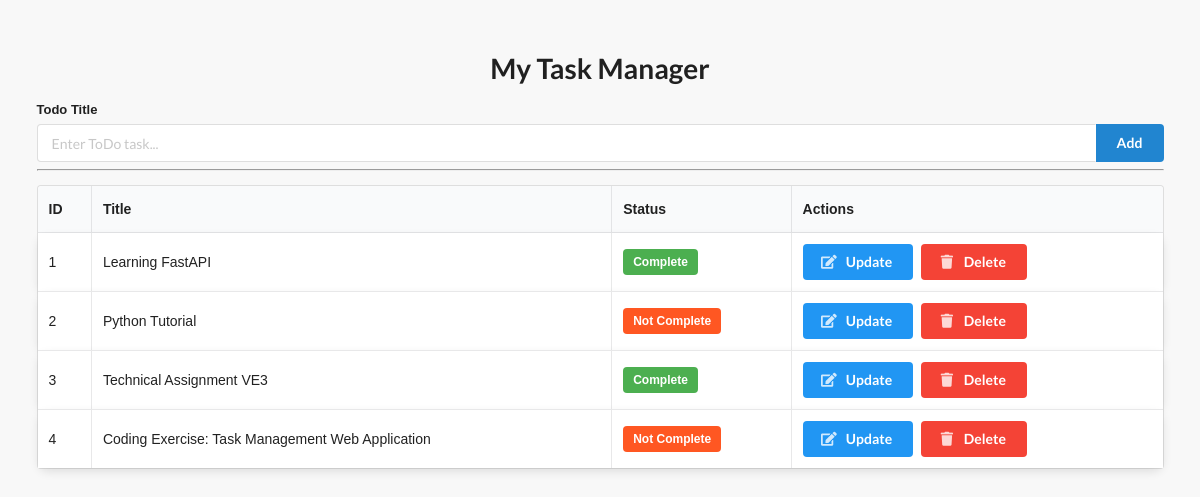
The page / on the database its author committed.
### models.py (models this page shows)
class Todo(Base):
    __tablename__ = "todos"
    id = Column(Integer, primary_key=True)
    title = Column(String(100))
    complete = Column(Boolean, default=False)

### app.py (the view)
@app.get("/")
async def home(req: Request, db: Session = Depends(get_db)):
    todos = db.query(models.Todo).all()
    return templates.TemplateResponse("base.html", { "request": req, "todo_list": todos })

### templates/base.html (shortened to what this page needs)
<!DOCTYPE html>
<html lang="en">
<head>
    <link rel="stylesheet" href="https://cdn.jsdelivr.net/npm/semantic-ui@2.4.2/dist/semantic.min.css">
</head>
<body>
    <div class="ui container">
        <h1 class="ui center aligned header" style="margin-top: 50px;">My Task Manager</h1>
        <form class="ui form" action="/add" method="post">
            <div class="field">
                <label>Todo Title</label>
                <div class="ui action input">
                    <input type="text" name="title" placeholder="Enter ToDo task...">
                    <button class="ui blue button" type="submit">Add</button>
                </div>
            </div>
        </form>
        <hr>
        <table class="ui celled table">
            <thead>
                <tr>
                    <th>ID</th>
                    <th>Title</th>
                    <th>Status</th>
                    <th>Actions</th>
                </tr>
            </thead>
            <tbody>
                {% for todo in todo_list %}
                <tr class="todo-item">
                    <td>{{ todo.id }}</td>
                    <td>{{ todo.title }}</td>
                    <td>
                        {% if todo.complete == False %}
                        <span class="ui label not-complete">Not Complete</span>
                        {% else %}
                        <span class="ui label complete">Complete</span>
                        {% endif %}
                    </td>
                    <td>
                        <a class="ui button update" href="/update/{{ todo.id }}"><i class="edit icon"></i> Update</a>
                        <a class="ui button delete" href="/delete/{{ todo.id }}"><i class="trash icon"></i> Delete</a>
                    </td>
                </tr>
                {% endfor %}
            </tbody>
        </table>
    </div>
</body>
</html>

### templates/base.html (style rules this page uses)
body { background-color: #f8f8f8; font-family: Arial, sans-serif; }
.container { max-width: 800px; margin: 0 auto; }
.todo-item { background-color: #fff; border-radius: 10px; box-shadow: 0 4px 10px rgba(0, 0, 0, 0.1); transition: all 0.3s ease; }
.label { font-size: 14px; font-weight: bold; padding: 8px 12px; border-radius: 20px; text-transform: uppercase; }
.label.complete { background-color: #4CAF50; color: #fff; }
.label.not-complete { background-color: #FF5722; color: #fff; }
.button { border-radius: 20px; text-transform: uppercase; font-weight: bold; margin-right: 5px; }
.button.update { background-color: #2196F3; color: #fff; }
.button.delete { background-color: #F44336; color: #fff; }

### rows shown on the page
Todo: id "1", title "Learning FastAPI", complete "Complete"
Todo: id "2", title "Python Tutorial", complete "Not Complete"
Todo: id "3", title "Technical Assignment VE3", complete "Complete"
Todo: id "4", title "Coding Exercise: Task Management Web Application", complete "Not Complete"
